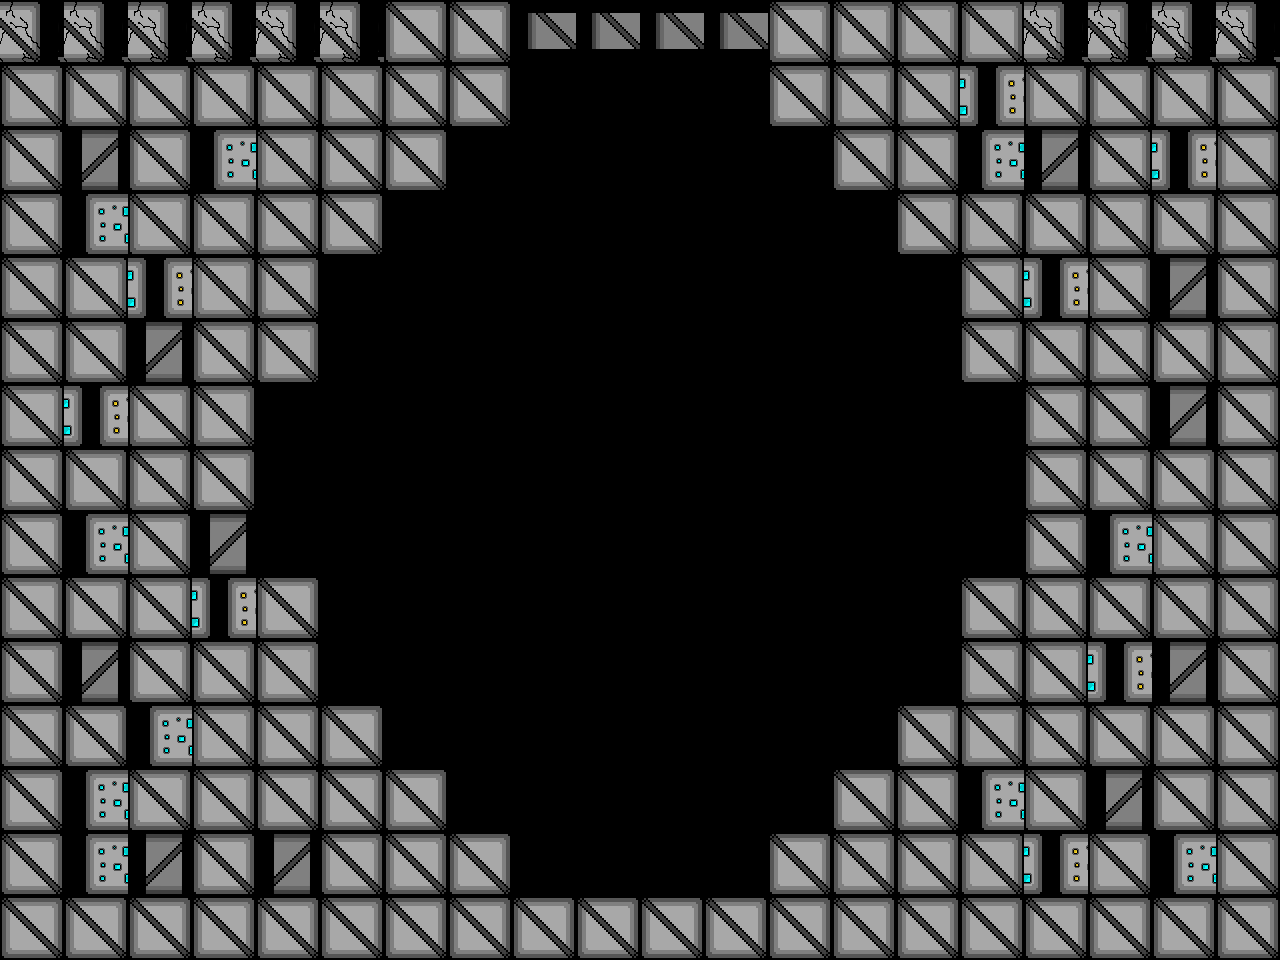

This game map was drawn from its Tiled (.tmx) file and the tilesets committed beside it. A one-line description and the trimmed map source follow:
An orthogonal 20x15 tile map with 64x64 px tiles, 1 tile layer (Tile Layer 2) and 3 objects (ScrollingBackground, Player, DamageUp).

<map version="1.0" tiledversion="1.0.3" orientation="orthogonal" renderorder="right-down" width="20" height="15" tilewidth="64" tileheight="64" nextobjectid="59">
 <properties>
  <property name="assassin" value="assets/assasin_rightLeftSpritesheet.png" />
  <property name="backgroundEasy" value="assets/backgroundEasy.png" />
  <property name="backgroundHard" value="assets/backgroundHard.png" />
  <property name="backgroundMedium" value="assets/backgroundMedium.png" />
  <property name="boss" value="assets/boss.png" />
  <property name="bossexplosion" value="assets/bossexplosion.png" />
  <property name="damageUp" value="assets/metalBoxCoin.png" />
  <property name="explosion" value="assets/explosion.png" />
  <property name="firingRateUp" value="assets/metalBoxCoin.png" />
  <property name="healthUp" value="assets/metalBoxHeart.png" />
  <property name="largeexplosion" value="assets/largeexplosion.png" />
  <property name="loading" value="assets/loading.png" />
  <property name="moveSpeedUp" value="assets/metalBoxCoin.png" />
  <property name="newborn" value="assets/newborn_spritesheet(h54_w62).png" />
  <property name="player" value="assets/playerSpriteSheetTemp.png" />
  <property name="reward" value="assets/reward1.png" />
  <property name="smallexplosion" value="assets/smallexplosion.png" />
  <property name="uno" value="assets/uno_Static.png" />
 </properties>
 <tileset firstgid="1" name="blocks1" tilewidth="64" tileheight="64" tilecount="14" columns="14">
  <image source="blocks1.png" width="900" height="64" />
 </tileset>
 <objectgroup color="#00ff00" name="Object Layer 1">
  <object id="59" name="Background" type="ScrollingBackground" x="0" y="0" width="64" height="64">
   <properties>
    <property name="numFrames" value="1" />
    <property name="textureHeight" value="960" />
    <property name="textureID" value="backgroundEasy" />
    <property name="textureWidth" value="1280" />
   </properties>
  </object>
  <object id="55" name="Player1" type="Player" x="609.909" y="780.152" width="36" height="64">
   <properties>
    <property name="numFrames" value="3" />
    <property name="textureHeight" value="60" />
    <property name="textureID" value="player" />
    <property name="textureWidth" value="34" />
   </properties>
  </object>
  <object id="62" name="DamageUp" type="DamageUp" x="600.061" y="434.909" width="64" height="64">
   <properties>
    <property name="numFrames" value="1" />
    <property name="textureHeight" value="64" />
    <property name="textureID" value="damageUp" />
    <property name="textureWidth" value="64" />
   </properties>
  </object>
 </objectgroup>
 <layer name="Tile Layer 2" width="20" height="15">
  <properties>
   <property name="collidable" value="" />
  </properties>
  <data>[300 cells, 188 non-empty, 6 distinct tile ids]</data>
 </layer>
</map>
